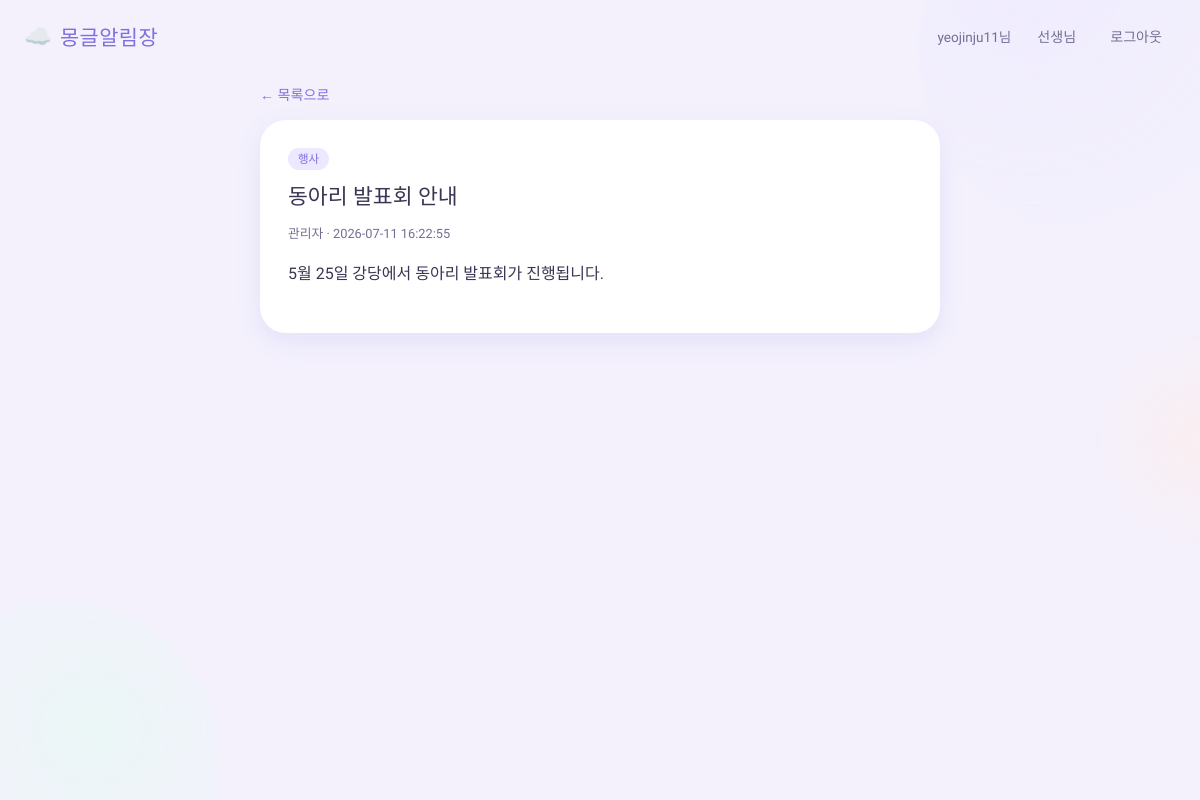
Page /notice/2 (signed in) on the committed database.
### tables this page shows
CREATE TABLE notices (
            id INTEGER PRIMARY KEY AUTOINCREMENT,
            title TEXT NOT NULL,
            content TEXT NOT NULL,
            category TEXT NOT NULL,
            due_date TEXT,
            author_id INTEGER,
            author_name TEXT,
            created_at TEXT DEFAULT (datetime('now', 'localtime'))
        );

### app.py (the view)
@app.route("/notice/<int:notice_id>")
@login_required
def notice_detail(notice_id):
    conn = get_db()
    notice = conn.execute(
        "SELECT * FROM notices WHERE id = ?", (notice_id,)
    ).fetchone()
    conn.close()
    if notice is None:
        flash("존재하지 않는 공지입니다.")
        return redirect(url_for("index"))
    is_author = notice["author_id"] == session.get("user_id")
    return render_template("detail.html", notice=notice, is_author=is_author)

### app.py (called while the page is built)
def get_db():
    conn = sqlite3.connect(DB_PATH)
    conn.row_factory = sqlite3.Row
    return conn

def login_required(view_func):
    from functools import wraps
    @wraps(view_func)
    def wrapped(*args, **kwargs):
        if "user_id" not in session:
            flash("로그인이 필요합니다.")
            return redirect(url_for("login"))
        return view_func(*args, **kwargs)
    return wrapped

### templates/detail.html (shortened to what this page needs)
{% extends "base.html" %}
{% block content %}
    <a class="back-link" href="{{ url_for('index') }}">← 목록으로</a>
    <article class="notice-detail">
        <span class="category-tag">{{ notice['category'] }}</span>
        <h1>{{ notice['title'] }}</h1>
        <p class="author">
            {{ notice['author_name'] or '알 수 없음' }} · {{ notice['created_at'] }}
        </p>
        <p class="content">{{ notice['content'] }}</p>
    </article>
{% endblock %}

### static/style.css (style rules this page uses)
:root { --bg: #F4F1FD; --surface: #FFFFFF; --ink: #3A3552; --ink-soft: #756E93; --primary: #7C6FE0; --primary-soft: #ECE8FF; --accent-mint: #7FDBB6; --accent-mint-soft: #E3FBF1; --accent-peach: #FFB199; --accent-peach-soft: #FFEDE7; --danger: #FF8B94; --danger-soft: #FFE7E9; --radius-lg: 26px; --radius-md: 18px; --radius-sm: 12px; --shadow: 0 8px 24px rgba(124, 111, 224, 0.12); --shadow-sm: 0 4px 12px rgba(124, 111, 224, 0.10); }
* { box-sizing: border-box; }
body { margin: 0; font-family: "Gowun Dodum", "Malgun Gothic", sans-serif; background: var(--bg); color: var(--ink); position: relative; overflow-x: hidden; min-height: 100vh; }
.category-tag { background: var(--primary-soft); color: var(--primary); font-size: 0.72rem; padding: 4px 10px; border-radius: 999px; flex-shrink: 0; white-space: nowrap; }
.back-link { display: inline-block; margin-bottom: 16px; color: var(--primary); text-decoration: none; font-size: 0.88rem; }
.notice-detail { background: var(--surface); padding: 28px; border-radius: var(--radius-lg); box-shadow: var(--shadow); }
.notice-detail h1 { font-family: "Jua", sans-serif; margin: 12px 0 6px; font-size: 1.35rem; font-weight: normal; }
.notice-detail .author { font-size: 0.8rem; color: var(--ink-soft); margin-bottom: 18px; }
.notice-detail .content { line-height: 1.8; white-space: pre-wrap; }

### rows in the picture
notices: category "행사", title "동아리 발표회 안내", author_name "관리자", created_at "2026-07-11 16:22:55", content "5월 25일 강당에서 동아리 발표회가 진행됩니다."

### other values in the picture
{{ session.get('username') }} "yeojinju11"
